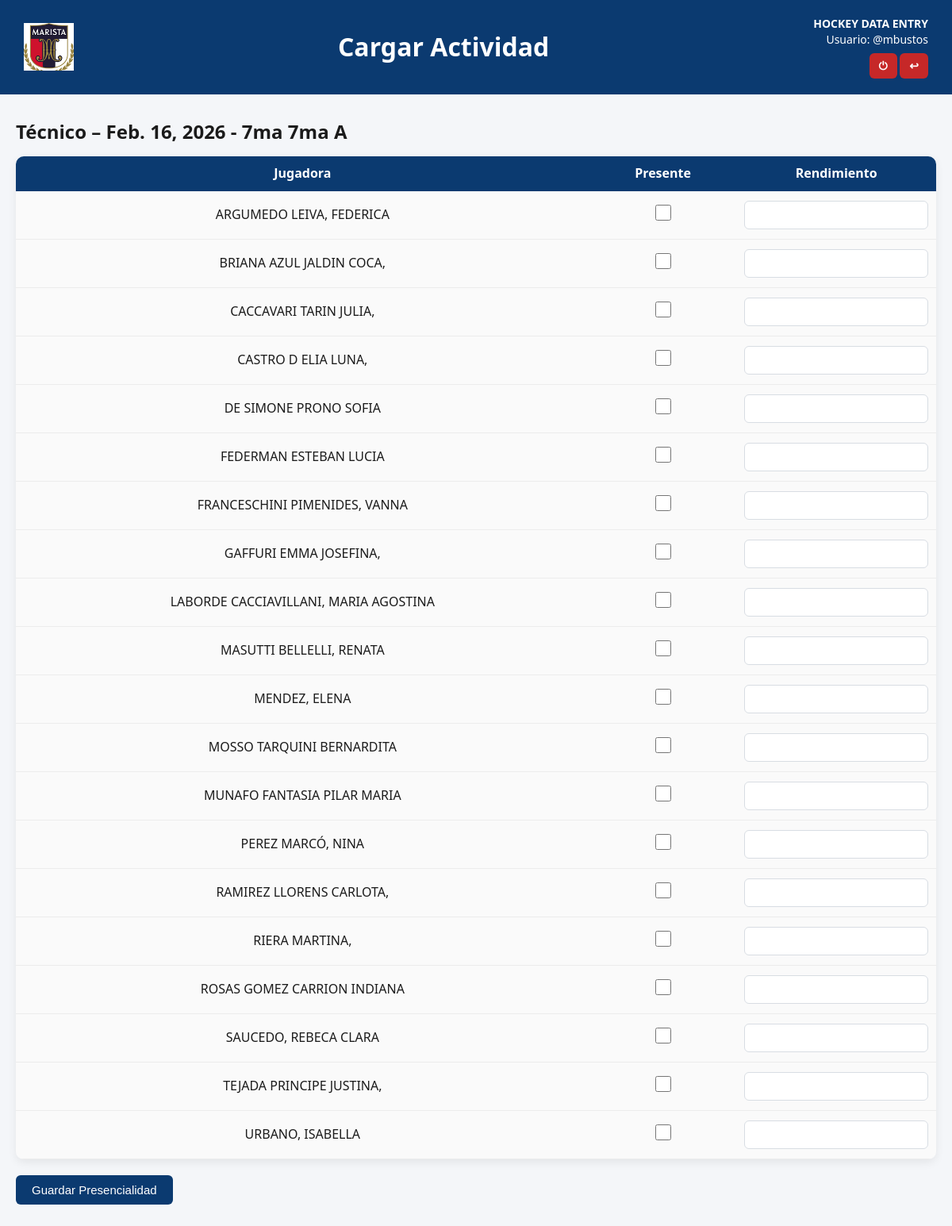
/actividad/138/presencialidad-jugadoras/ (signed in), run on the app's committed database.
### app_club/models.py (models this page shows, shortened)
class Actividad(models.Model):
    TIPO = [
        ('Técnico', 'Técnico'),
        ('Físico', 'Físico'),
        ('Partido', 'Partido'),
        ('Otra', 'Otra'),
    ]
    tipo = models.CharField(max_length=20, choices=TIPO)
    fecha = models.DateField()
    hora_inicio = models.TimeField()
    hora_fin = models.TimeField()
    division = models.ForeignKey(Division, on_delete=models.CASCADE)
    rama = models.ForeignKey(Rama, on_delete=models.CASCADE)
    sede = models.ForeignKey(
        Sede,
        on_delete=models.PROTECT,
        related_name="actividades",
        null=True,      # 👈 CLAVE
        blank=True
    )
    entrenadores = models.ManyToManyField(Entrenador, blank=True)
    ayudantes = models.ManyToManyField(Ayudante, blank=True)
    pfs = models.ManyToManyField(PF, blank=True)
    managers = models.ManyToManyField(Manager, blank=True)
    creado_por = models.ForeignKey(User, on_delete=models.SET_NULL, null=True, blank=True, related_name="actividades_creadas")
    creado_el = models.DateTimeField(default=timezone.now)
    modificado_por = models.ForeignKey(User, on_delete=models.SET_NULL, null=True, blank=True, related_name="actividades_modificadas")
    modificado_el = models.DateTimeField(auto_now=True)

class Rama(models.Model):
    nombre = models.CharField(max_length=10)   # "A", "B", "C"
    division = models.ForeignKey(Division, on_delete=models.CASCADE)
    def __str__(self):
        return f"{self.division.nombre} {self.nombre}"

class Division(models.Model):
    nombre = models.CharField(max_length=20)   # Ej: "6ta", "5ta", "7ma"

class Jugadora(models.Model):
    nombre = models.CharField(max_length=100)
    nro_socio = models.CharField(max_length=20, blank=True, null=True)
    anio_nacimiento = models.IntegerField()
    division = models.ForeignKey(Division, on_delete=models.SET_NULL, null=True, blank=True)
    rama = models.ForeignKey(Rama, on_delete=models.SET_NULL, null=True, blank=True)

### app_club/views.py (the view, shortened to what this page needs)
# urls.py: path("actividad/<int:id>/presencialidad-jugadoras/",views.carga_presencialidad_jugadora,
@login_required
def carga_presencialidad_jugadora(request, id):
    actividad = get_object_or_404(Actividad, pk=id)
    jugadoras = Jugadora.objects.filter(
        division=actividad.division,
        rama=actividad.rama
    )
    return render(
        request,
        "app_club/presencialidad_jugadoras.html",
        {
            "actividad": actividad,
            "jugadoras": jugadoras,
        }
    )

### app_club/templates/app_club/presencialidad_jugadoras.html (shortened to what this page needs)
<!DOCTYPE html>
<html lang="es">
{% load static %}
<head>
    <link rel="stylesheet" href="{% static 'app_club/css/style_actividad.css' %}">
</head>
<body>
<div class="header">
    <img src="{% static 'img/logo_club.png' %}" alt="Logo">
    <h1> Cargar Actividad</h1>
    <div class="right-info">
        <div><strong>HOCKEY DATA ENTRY</strong></div>
        <div>Usuario: {{ user.username }}</div>
         <div>
            <a href="{% url 'logout' %}" class="logout-link">⏻</a>
            <a href="{% url 'app_club:areas' %}" class="logout-link">↩</a>
        </div>
    </div>
</div>
<div class="contenedor-tabla">
    <div class="card-presencialidad">
        {% if actividad %}
            <h2>{{ actividad.tipo }} – {{ actividad.fecha }} - {{ actividad.rama }}</h2>
            <form method="post" action="{% url 'app_club:presencialidad_jugadoras' actividad.id %}">
                <table class="base-table">
                    <thead>
                        <tr>
                            <th>Jugadora</th>
                            <th>Presente</th>
                            <th>Rendimiento</th>
                        </tr>
                    </thead>
                    <tbody>
                        {% for j in jugadoras %}
                        <tr>
                            <td>{{ j.nombre }}</td>
                            <td>
                                <input type="checkbox" class="chk"
                                       name="presente_{{ j.id }}">
                            </td>
                            <td>
                                <input type="number" class="rend"
                                       name="rendimiento_{{ j.id }}"
                                       min="1" max="10">
                            </td>
                        </tr>
                        {% endfor %}
                    </tbody>
                </table>
                <button type="submit" class="btn">Guardar Presencialidad</button>
            </form>
        {% else %}
            <div class="no-actividad">
                NO HAY ACTIVIDAD CARGADA
            </div>
        {% endif %}
    </div>
</div>
</body>
</html>

### app_club/static/app_club/css/style_actividad.css (style rules this page uses)
* { box-sizing: border-box; margin: 0; padding: 0; }
body { font-family: "Segoe UI", Arial, sans-serif; background: #F4F6F9; color: #1B1B1B; line-height: 1.4; }
.header { background: #0B3A70; color: white; padding: 20px 30px; display: flex; align-items: center; justify-content: space-between; }
.header img { height: 60px; }
.header h1 { font-size: 32px; font-weight: 700; flex: 1; text-align: center; }
.right-info { text-align: right; font-size: 14px; }
.logout-link { margin-top: 8px; display: inline-block; background: #C62828; color: white; padding: 6px 12px; border-radius: 6px; text-decoration: none; font-weight: bold; }
.contenedor-tabla { max-width: 1200px; margin: 30px auto; padding: 0 20px; }
input[type="text"], input[type="date"], input[type="number"], select { width: 100%; padding: 9px 10px; border: 1px solid #D8DDE3; border-radius: 6px; background: white; font-size: 14px; }
.base-table { width: 100%; border-collapse: collapse; margin-top: 15px; border-radius: 10px; overflow: hidden; box-shadow: 0 4px 12px rgba(0,0,0,0.07); }
.base-table th { background: #0B3A70; color: white; padding: 12px; text-align: center; white-space: normal; word-break: break-word; line-height: 1.2; }
.base-table thead th { background: #0B3A70; color: #ffffff; padding: 12px 10px; font-size: 16px; font-weight: 600; text-align: center; line-height: 1.2; white-space: normal; word-break: break-word; }
.base-table td { padding: 12px 10px; font-size: 16px; text-align: center; background: #FAFAFA; border-bottom: 1px solid #ECECEC; }
.chk { width: 20px; height: 20px; accent-color: #0B3A70; }
.rend { width: 70px; padding: 6px; text-align: center; border: 1px solid #D8DDE3; border-radius: 6px; }
.btn { background: #0B3A70; color: white; border: none; padding: 10px 20px; border-radius: 6px; cursor: pointer; font-size: 15px; margin-top: 20px; }

### data on the page
Actividad: tipo "Técnico", fecha "Feb. 16, 2026", rama "7ma 7ma A"
Jugadora: nombre "ARGUMEDO LEIVA, FEDERICA"
Jugadora: nombre "BRIANA AZUL JALDIN COCA,"
Jugadora: nombre "CACCAVARI TARIN JULIA,"
Jugadora: nombre "CASTRO D ELIA LUNA,"
Jugadora: nombre "DE SIMONE PRONO SOFIA"
Jugadora: nombre "FEDERMAN ESTEBAN LUCIA"
Jugadora: nombre "FRANCESCHINI PIMENIDES, VANNA"
Jugadora: nombre "GAFFURI EMMA JOSEFINA,"
Jugadora: nombre "LABORDE CACCIAVILLANI, MARIA AGOSTINA"
Jugadora: nombre "MASUTTI BELLELLI, RENATA"
Jugadora: nombre "MENDEZ, ELENA"
Jugadora: nombre "MOSSO TARQUINI BERNARDITA"
Jugadora: nombre "MUNAFO FANTASIA PILAR MARIA"
Jugadora: nombre "PEREZ MARCÓ, NINA"
Jugadora: nombre "RAMIREZ LLORENS CARLOTA,"
Jugadora: nombre "RIERA MARTINA,"
Jugadora: nombre "ROSAS GOMEZ CARRION INDIANA"
Jugadora: nombre "SAUCEDO, REBECA CLARA"
Jugadora: nombre "TEJADA PRINCIPE JUSTINA,"
Jugadora: nombre "URBANO, ISABELLA"

### other printed values
{{ user.username }} "@mbustos"
